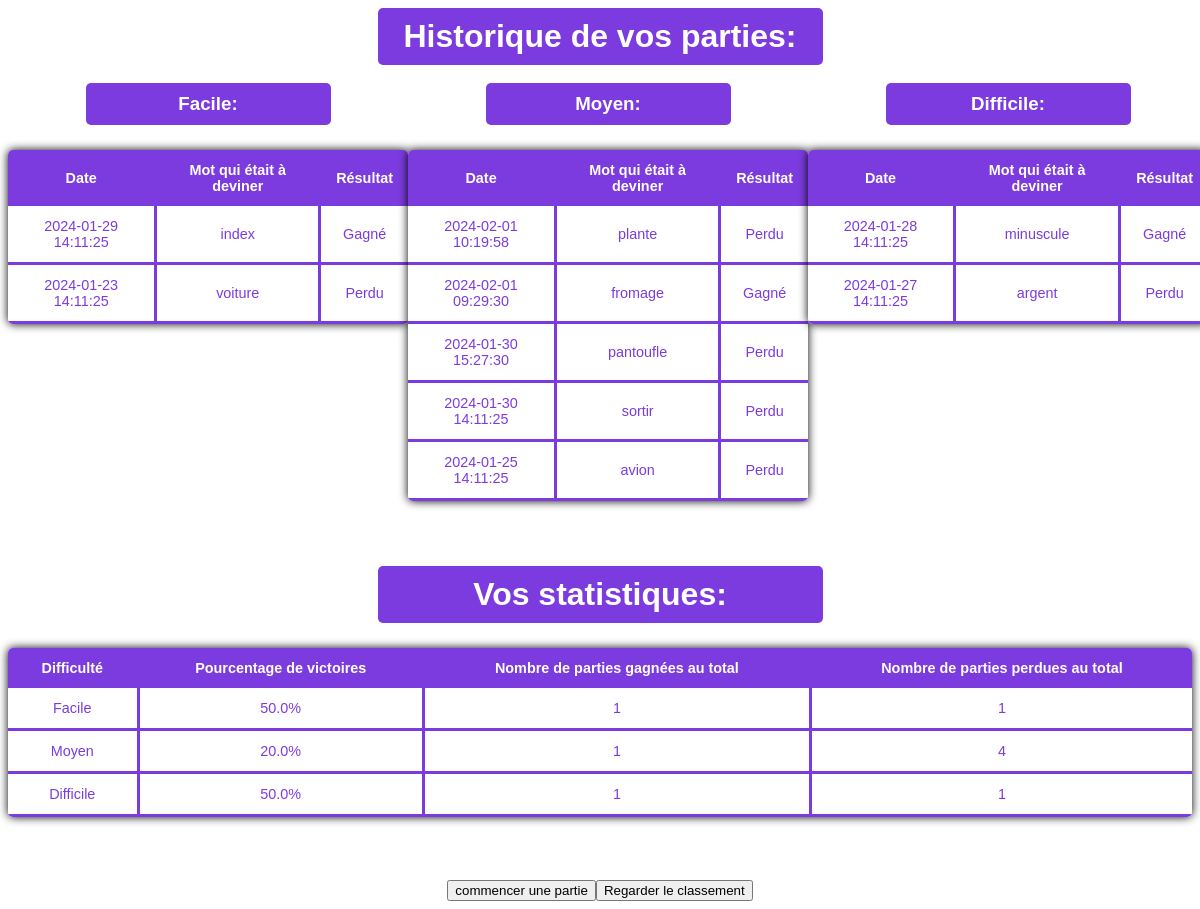
Page /historique (signed in) on the earlier database version.
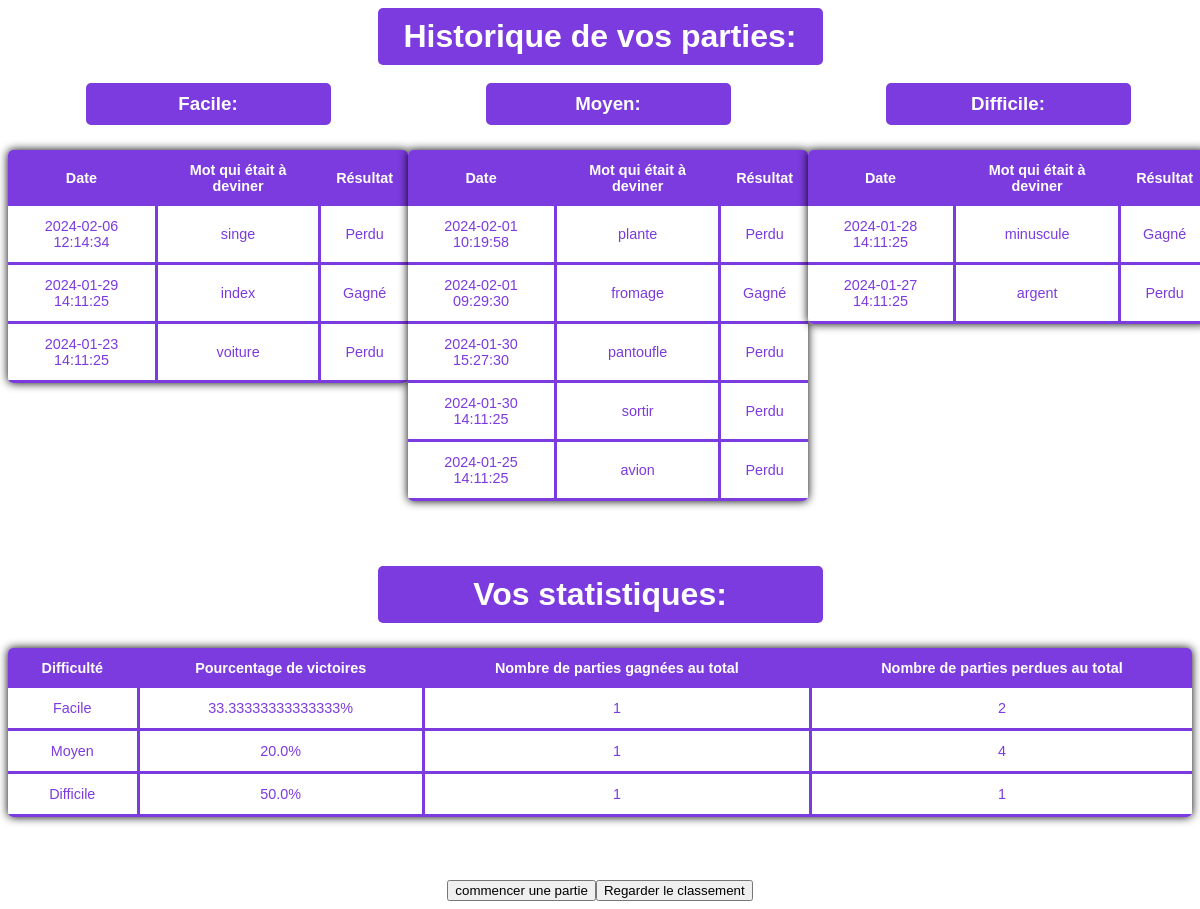
Same page on the later database version.
### tables this page shows
CREATE TABLE Partie (
    Partie_Id INTEGER PRIMARY KEY AUTOINCREMENT,
    Date_Du_Jeu DATETIME DEFAULT CURRENT_TIMESTAMP,
    Mot_A_Deviner VARCHAR,
    Gagne_Facile INTEGER DEFAULT 0,
    Perdu_Facile INTEGER DEFAULT 0,
    Gagne_Moyen INTEGER DEFAULT 0,
    Perdu_Moyen INTEGER DEFAULT 0,
    Gagne_Difficile INTEGER DEFAULT 0,
    Perdu_Difficile INTEGER DEFAULT 0,
    Resultat VARCHAR DEFAULT NULL,
    Difficulty VARCHAR DEFAULT NULL,
    User_Id INTEGER,
    FOREIGN KEY(User_Id) REFERENCES User(US_Id)
);

### app.py (the view)
@app.route('/historique')
def historique():
    user_id = session.get('user_id')
    historique_data = get_historique_data(user_id)
    return render_template('historique.html', **historique_data)

### app.py (called while the page is built)
def connect_db():
    db_path = 'Pendu.db'
    print(f"Connecté à la base de données : {db_path}")
    return sqlite3.connect(db_path)

### templates/historique.html (shortened to what this page needs)
<!DOCTYPE html>
<html lang="fr">
<head>
    <link rel="stylesheet" href="/static/style3.css">
</head>
<body>
    <div class="title-container">
        <h1>Historique de vos parties:</h1>
    </div>
    <br>
    <div class="table-container">
        <div class="table-section difficulty-section">
            <div class="section-text">
                <h3>Facile:</h3>
            </div>
            <table class="content-table">
                <thead>
                    <tr>
                        <th>Date</th>
                        <th>Mot qui était à deviner</th>
                        <th>Résultat</th>
                    </tr>
                </thead>
                <tbody>
                    {% for game in game_history_facile %}
                    <tr>
                        <td>{{ game[0] }}</td>
                        <td>{{ game[1] }}</td>
                        <td>{{ game[2] }}</td>
                    </tr>
                    {% endfor %}
                </tbody>
            </table>
        </div>
        <div class="table-section difficulty-section">
            <div class="section-text">
                <h3>Moyen:</h3>
            </div>
            <table class="content-table">
                <thead>
                    <tr>
                        <th>Date</th>
                        <th>Mot qui était à deviner</th>
                        <th>Résultat</th>
                    </tr>
                </thead>
                <tbody>
                    {% for game in game_history_moyen %}
                    <tr>
                        <td>{{ game[0] }}</td>
                        <td>{{ game[1] }}</td>
                        <td>{{ game[2] }}</td>
                    </tr>
                    {% endfor %}
                </tbody>
            </table>
        </div>
        <div class="table-section difficulty-section">
            <div class="section-text">
                <h3>Difficile:</h3>
            </div>
            <table class="content-table">
                <thead>
                    <tr>
                        <th>Date</th>
                        <th>Mot qui était à deviner</th>
                        <th>Résultat</th>
                    </tr>
                </thead>
                <tbody>
                    {% for game in game_history_difficile %}
                    <tr>
                        <td>{{ game[0] }}</td>
                        <td>{{ game[1] }}</td>
                        <td>{{ game[2] }}</td>
                    </tr>
                    {% endfor %}
                </tbody>
            </table>
        </div>
    </div>
    <div class="title-container">
        <h1>Vos statistiques:</h1>
    </div>
    <table class="content-table">
        <thead>
            <tr>
                <th>Difficulté</th>
                <th>Pourcentage de victoires</th>
                <th>Nombre de parties gagnées au total</th>
                <th>Nombre de parties perdues au total</th>
            </tr>
        </thead>
        <tbody>
            <tr>
                <td>Facile</td>
                <td>{{ pourcentage_facile }}%</td>
                <td>{{ total_gagne_facile }}</td>
                <td>{{ total_perdu_facile }}</td>
            </tr>
            <tr>
                <td>Moyen</td>
                <td>{{ pourcentage_moyen }}%</td>
                <td>{{ total_gagne_moyen }}</td>
                <td>{{ total_perdu_moyen }}</td>
            </tr>
            <tr>
                <td>Difficile</td>
                <td>{{ pourcentage_difficile }}%</td>
                <td>{{ total_gagne_difficile }}</td>
                <td>{{ total_perdu_difficile }}</td>
            </tr>
        </tbody>
    </table>
    <br>
    <div class="bouton-section">
        <a href="/recommencer_une_partie">
            <input type="button" value="commencer une partie" />
        </a>
        <a href="/classement">
            <input type="button" value="Regarder le classement" />
        </a>
    </div>
</body>
</html>

### static/style3.css (style rules this page uses)
* { font-family: sans-serif; }
h1, h3 { text-align: center; color: #ffffff; }
body { background-color: rgb(255, 255, 255); }
.bouton-section { display: flex; justify-content: center; margin-top: 20px; }
.title-container { background-color: #7c3bde; color: #ffffff; text-align: center; padding: 10px; border-radius: 5px; margin-bottom: 20px; max-width: 425px; margin: 0 auto; }
.title-container h1, .title-container h3 { margin: 0; }
.table-container { display: flex; justify-content: space-around; margin-bottom: 20px; }
.content-table { border-collapse: collapse; margin: 25px 0; font-size: 0.9em; min-width: 400px; overflow: hidden; box-shadow: 0 0 10px #000000; flex-direction: row; justify-content: center; align-items: center; width: 100%; max-width: 1450px; margin: 25px auto; background: #ffffff; border-radius: 5px; }
.content-table thead tr { background-color: #7c3bde; color: #ffffff; text-align: center; font-weight: bold; border-radius: 5px 5px 0 0; }
.content-table th, .content-table td { padding: 12px 15px; border-right: 3px solid #7c3bde; text-align: center; color: #ffffff; }
.content-table tbody tr { border-bottom: 3px solid #7c3bde; color: #ffffff; }
.content-table th:last-child, .content-table td:last-child { border-right: none; }
.content-table tbody tr td { color: #7c3bde; }
.difficulty-section { text-align: center; margin-bottom: 20px; }
.difficulty-section .section-text { background-color: #7c3bde; color: #ffffff; padding: 10px; border-radius: 5px; }
.difficulty-section .section-text h3 { margin: 0; }
.section-text { max-width: 225px; margin: 0 auto; }

Differences in the rows shown:
added Partie: Date_Du_Jeu "2024-02-06 12:14:34", Mot_A_Deviner "singe", Resultat "Perdu", shown under "Facile:"
Other differences:
{{ pourcentage_facile }}: "50.0" → "33.33333333333333"
{{ total_perdu_facile }}: "1" → "2"
